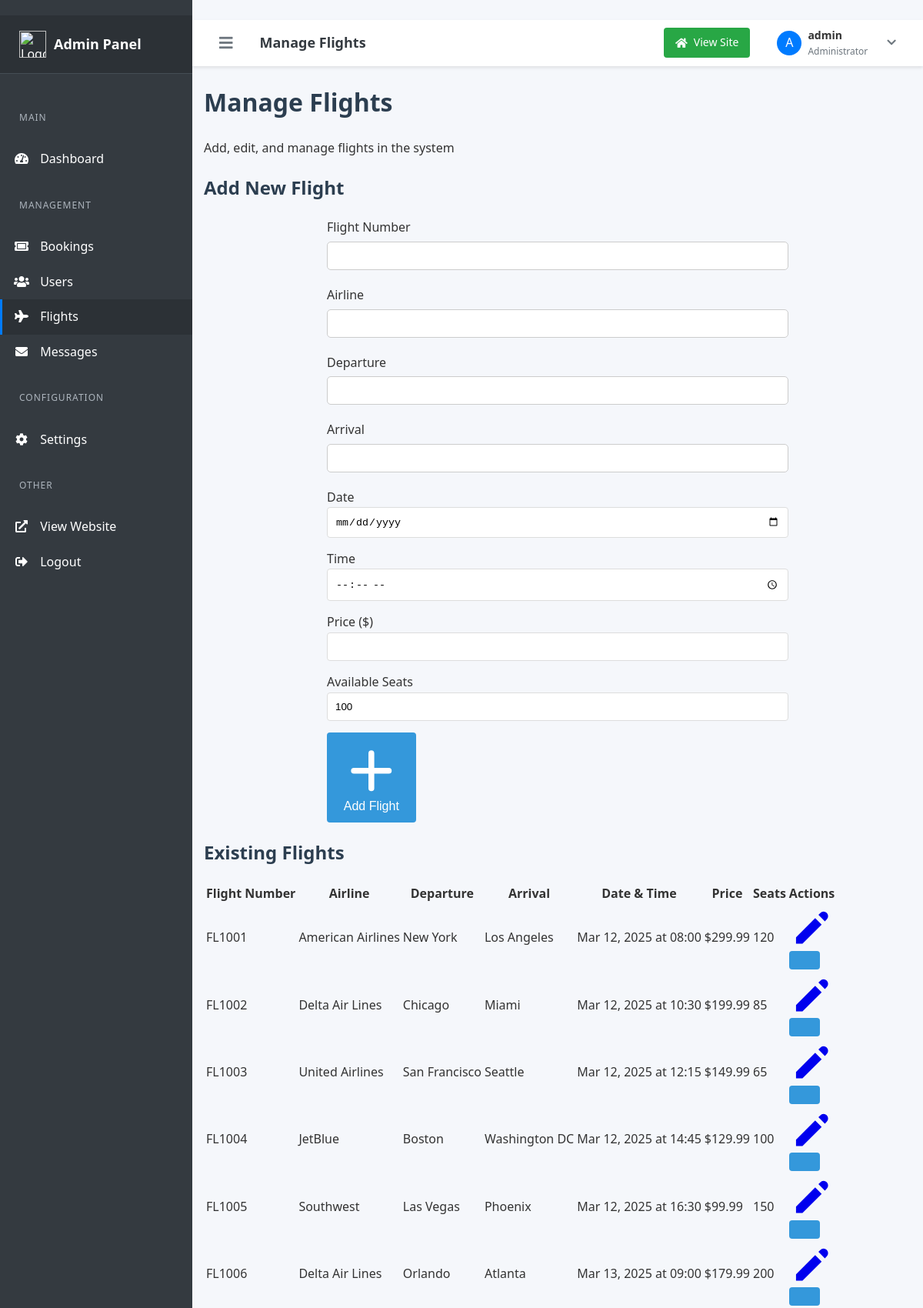
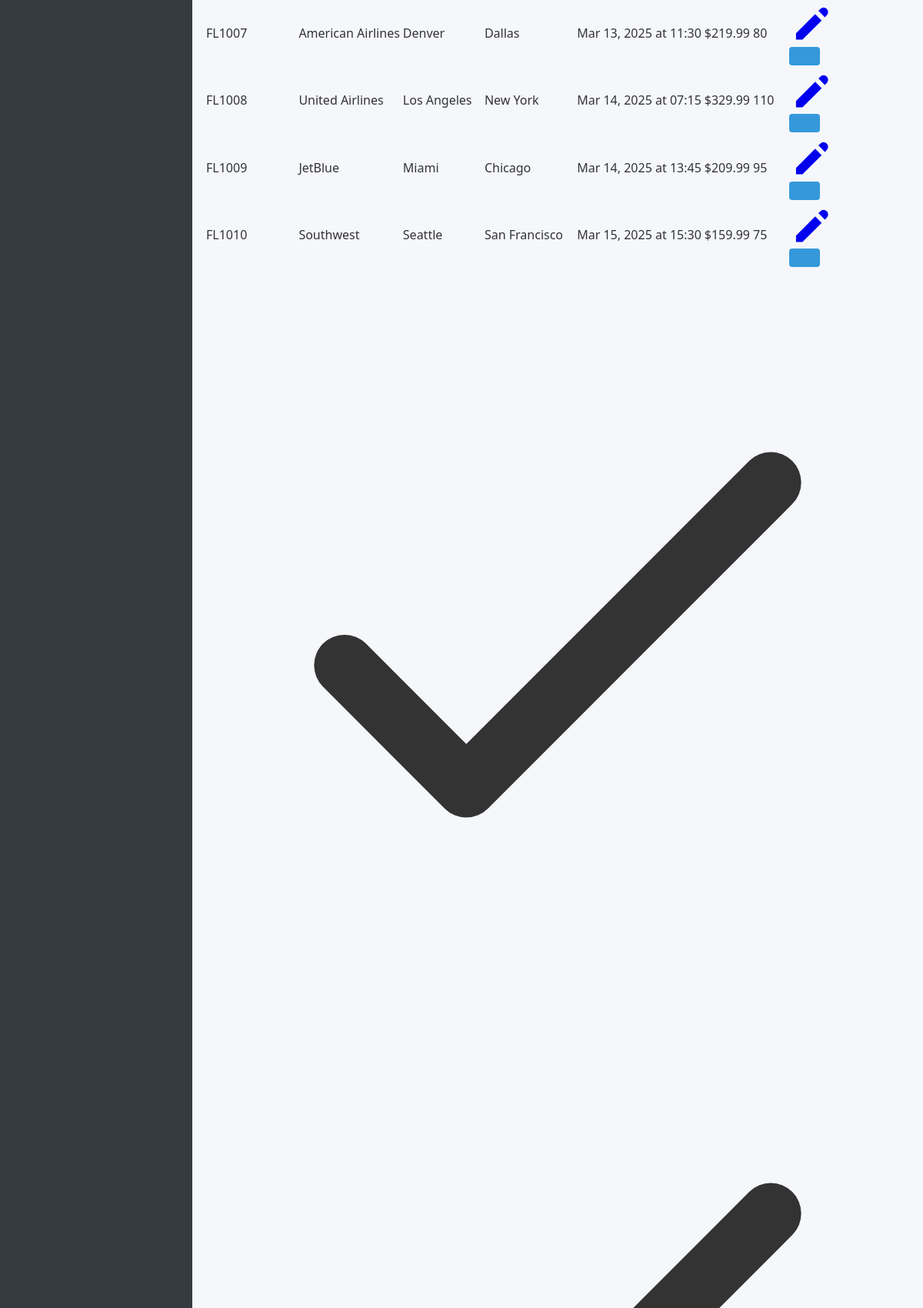
The page /admin/flights.php (signed in, upper part) on the database its author committed (2 pictures, top to bottom).
### tables this page shows
CREATE TABLE flights (
    id INT AUTO_INCREMENT PRIMARY KEY,
    flight_number VARCHAR(20) NOT NULL,
    flight_api VARCHAR(255) NULL COMMENT 'Flight ID from the API provider',
    departure VARCHAR(100) NOT NULL,
    arrival VARCHAR(100) NOT NULL,
    date DATE NOT NULL,
    time TIME NOT NULL,
    duration INT NOT NULL DEFAULT 0 COMMENT 'Duration in minutes',
    price DECIMAL(10, 2) NOT NULL,
    available_seats INT NOT NULL DEFAULT 100,
    airline VARCHAR(100) NULL,
    departure_gate VARCHAR(10) NULL,
    arrival_gate VARCHAR(10) NULL,
    departure_terminal VARCHAR(10) NULL,
    arrival_terminal VARCHAR(10) NULL,
    status VARCHAR(20) DEFAULT 'scheduled',
    created_at TIMESTAMP DEFAULT CURRENT_TIMESTAMP,
    updated_at TIMESTAMP DEFAULT CURRENT_TIMESTAMP ON UPDATE CURRENT_TIMESTAMP,
    UNIQUE KEY (flight_number, date)
);

### inc/functions.php (called while the page is built, shortened)
<?php
function getAllFlights() {
    global $pdo;
    $stmt = $pdo->query("SELECT * FROM flights ORDER BY date, time");
    return $stmt->fetchAll(PDO::FETCH_ASSOC);
}
?>

### admin/flights.php (the view, shortened to what this page needs)
<?php
require_once '../inc/db.php';
require_once '../inc/functions.php';
$flights = getAllFlights();
include 'includes/header.php';
?>
<div class="container mx-auto px-4 py-6">
    <div class="mb-6">
        <h1 class="text-2xl font-bold text-gray-800 mb-2">Manage Flights</h1>
        <p class="text-gray-600">Add, edit, and manage flights in the system</p>
    </div>
    <div class="bg-white rounded-lg shadow-sm border border-gray-200 p-6 mb-8">
        <h2 class="text-lg font-semibold text-gray-800 mb-4 flex items-center">
            Add New Flight
        </h2>
        <form method="POST" action="" class="grid grid-cols-1 md:grid-cols-2 lg:grid-cols-3 gap-4">
            <div class="space-y-2">
                <label for="flight_number" class="block text-sm font-medium text-gray-700">Flight Number</label>
                <input type="text" name="flight_number" id="flight_number" required
                    class="w-full px-3 py-2 border border-gray-300 rounded-md shadow-sm focus:ring-blue-500 focus:border-blue-500">
            </div>
            <div class="space-y-2">
                <label for="airline" class="block text-sm font-medium text-gray-700">Airline</label>
                <input type="text" name="airline" id="airline"
                    class="w-full px-3 py-2 border border-gray-300 rounded-md shadow-sm focus:ring-blue-500 focus:border-blue-500">
            </div>
            <div class="space-y-2">
                <label for="departure" class="block text-sm font-medium text-gray-700">Departure</label>
                <input type="text" name="departure" id="departure" required
                    class="w-full px-3 py-2 border border-gray-300 rounded-md shadow-sm focus:ring-blue-500 focus:border-blue-500">
            </div>
            <div class="space-y-2">
                <label for="arrival" class="block text-sm font-medium text-gray-700">Arrival</label>
                <input type="text" name="arrival" id="arrival" required
                    class="w-full px-3 py-2 border border-gray-300 rounded-md shadow-sm focus:ring-blue-500 focus:border-blue-500">
            </div>
            <div class="space-y-2">
                <label for="date" class="block text-sm font-medium text-gray-700">Date</label>
                <input type="date" name="date" id="date" required
                    class="w-full px-3 py-2 border border-gray-300 rounded-md shadow-sm focus:ring-blue-500 focus:border-blue-500">
            </div>
            <div class="space-y-2">
                <label for="time" class="block text-sm font-medium text-gray-700">Time</label>
                <input type="time" name="time" id="time" required
                    class="w-full px-3 py-2 border border-gray-300 rounded-md shadow-sm focus:ring-blue-500 focus:border-blue-500">
            </div>
            <div class="space-y-2">
                <label for="price" class="block text-sm font-medium text-gray-700">Price ($)</label>
                <input type="number" name="price" id="price" step="0.01" required
                    class="w-full px-3 py-2 border border-gray-300 rounded-md shadow-sm focus:ring-blue-500 focus:border-blue-500">
            </div>
            <div class="space-y-2">
                <label for="available_seats" class="block text-sm font-medium text-gray-700">Available Seats</label>
                <input type="number" name="available_seats" id="available_seats" value="100" min="0"
                    class="w-full px-3 py-2 border border-gray-300 rounded-md shadow-sm focus:ring-blue-500 focus:border-blue-500">
            </div>
            <div class="md:col-span-2 lg:col-span-3 pt-2">
                <button type="submit" name="add_flight"
                    class="px-4 py-2 bg-blue-600 text-white font-medium rounded-md hover:bg-blue-700 focus:outline-none focus:ring-2 focus:ring-blue-500 focus:ring-offset-2 transition-colors">
                    <svg xmlns="http://www.w3.org/2000/svg" class="h-5 w-5 inline-block mr-1 -mt-0.5" viewBox="0 0 20 20" fill="currentColor">
                        <path fill-rule="evenodd" d="M10 3a1 1 0 011 1v5h5a1 1 0 110 2h-5v5a1 1 0 11-2 0v-5H4a1 1 0 110-2h5V4a1 1 0 011-1z" clip-rule="evenodd" />
                    </svg>
                    Add Flight
                </button>
            </div>
        </form>
    </div>
    <div class="bg-white rounded-lg shadow-sm border border-gray-200 overflow-hidden">
        <div class="px-6 py-4 border-b border-gray-200">
            <h2 class="text-lg font-semibold text-gray-800">Existing Flights</h2>
        </div>
        <div class="overflow-x-auto">
            <table class="min-w-full divide-y divide-gray-200">
                <thead class="bg-gray-50">
                    <tr>
                        <th scope="col" class="px-6 py-3 text-left text-xs font-medium text-gray-500 uppercase tracking-wider">Flight Number</th>
                        <th scope="col" class="px-6 py-3 text-left text-xs font-medium text-gray-500 uppercase tracking-wider">Airline</th>
                        <th scope="col" class="px-6 py-3 text-left text-xs font-medium text-gray-500 uppercase tracking-wider">Departure</th>
                        <th scope="col" class="px-6 py-3 text-left text-xs font-medium text-gray-500 uppercase tracking-wider">Arrival</th>
                        <th scope="col" class="px-6 py-3 text-left text-xs font-medium text-gray-500 uppercase tracking-wider">Date & Time</th>
                        <th scope="col" class="px-6 py-3 text-left text-xs font-medium text-gray-500 uppercase tracking-wider">Price</th>
                        <th scope="col" class="px-6 py-3 text-left text-xs font-medium text-gray-500 uppercase tracking-wider">Seats</th>
                        <th scope="col" class="px-6 py-3 text-right text-xs font-medium text-gray-500 uppercase tracking-wider">Actions</th>
                    </tr>
                </thead>
                <tbody class="bg-white divide-y divide-gray-200">
                    <?php if (empty($flights)): ?>
                        <tr>
                            <td colspan="8" class="px-6 py-4 text-center text-sm text-gray-500">No flights found in the database.</td>
                        </tr>
                    <?php else: ?>
                        <?php foreach ($flights as $index => $flight): ?>
                            <tr class="<?php echo $index % 2 === 0 ? 'bg-white' : 'bg-gray-50'; ?>">
                                <td class="px-6 py-4 whitespace-nowrap text-sm font-medium text-gray-900">
                                    <?php echo htmlspecialchars($flight['flight_number']); ?>
                                </td>
                                <td class="px-6 py-4 whitespace-nowrap text-sm text-gray-500">
                                    <?php echo htmlspecialchars($flight['airline'] ?? 'N/A'); ?>
                                </td>
                                <td class="px-6 py-4 whitespace-nowrap text-sm text-gray-500">
                                    <?php echo htmlspecialchars($flight['departure']); ?>
                                </td>
                                <td class="px-6 py-4 whitespace-nowrap text-sm text-gray-500">
                                    <?php echo htmlspecialchars($flight['arrival']); ?>
                                </td>
                                <td class="px-6 py-4 whitespace-nowrap text-sm text-gray-500">
                                    <?php echo date('M j, Y', strtotime($flight['date'])); ?> at
                                    <?php echo date('H:i', strtotime($flight['time'])); ?>
                                </td>
                                <td class="px-6 py-4 whitespace-nowrap text-sm text-gray-500">
                                    $<?php echo number_format($flight['price'], 2); ?>
                                </td>
                                <td class="px-6 py-4 whitespace-nowrap text-sm text-gray-500">
                                    <?php echo htmlspecialchars($flight['available_seats'] ?? 'N/A'); ?>
                                </td>
                                <td class="px-6 py-4 whitespace-nowrap text-right text-sm font-medium">
                                    <div class="flex justify-end space-x-2">
                                        <a href="edit-flight.php?id=<?php echo $flight['id']; ?>" class="text-blue-600 hover:text-blue-900">
                                            <svg xmlns="http://www.w3.org/2000/svg" class="h-5 w-5" viewBox="0 0 20 20" fill="currentColor">
                                                <path d="M13.586 3.586a2 2 0 112.828 2.828l-.793.793-2.828-2.828.793-.793zM11.379 5.793L3 14.172V17h2.828l8.38-8.379-2.83-2.828z" />
                                            </svg>
                                        </a>
                                        <form method="POST" action="" class="inline-block">
                                            <button type="submit" name="delete_flight" onclick="return confirm('Are you sure you want to delete this flight?')" class="text-red-600 hover:text-red-900">
                                            </button>
                                        </form>
                                    </div>
                                </td>
                            </tr>
                        <?php endforeach; ?>
                    <?php endif; ?>
                </tbody>
            </table>
        </div>
    </div>
</div>
<div class="flex-shrink-0 bg-blue-100 rounded-md p-2">
    <svg xmlns="http://www.w3.org/2000/svg" class="h-4 w-4 text-blue-600" fill="none" viewBox="0 0 24 24" stroke="currentColor">
        <path stroke-linecap="round" stroke-linejoin="round" stroke-width="2" d="M5 13l4 4L19 7" />
    </svg>
</div>
<div class="flex-shrink-0 bg-green-100 rounded-md p-2">
    <svg xmlns="http://www.w3.org/2000/svg" class="h-4 w-4 text-green-600" fill="none" viewBox="0 0 24 24" stroke="currentColor">
        <path stroke-linecap="round" stroke-linejoin="round" stroke-width="2" d="M5 13l4 4L19 7" />
    </svg>
</div>
<?php include 'includes/footer.php'; ?>

### rows shown on the page
flights: flight_number "FL1001", airline "American Airlines", departure "New York", arrival "Los Angeles", date "Mar 12, 2025", time "08:00", price "299.99", available_seats "120"
flights: flight_number "FL1002", airline "Delta Air Lines", departure "Chicago", arrival "Miami", date "Mar 12, 2025", time "10:30", price "199.99", available_seats "85"
flights: flight_number "FL1003", airline "United Airlines", departure "San Francisco", arrival "Seattle", date "Mar 12, 2025", time "12:15", price "149.99", available_seats "65"
flights: flight_number "FL1004", airline "JetBlue", departure "Boston", arrival "Washington DC", date "Mar 12, 2025", time "14:45", price "129.99", available_seats "100"
flights: flight_number "FL1005", airline "Southwest", departure "Las Vegas", arrival "Phoenix", date "Mar 12, 2025", time "16:30", price "99.99", available_seats "150"
flights: flight_number "FL1006", airline "Delta Air Lines", departure "Orlando", arrival "Atlanta", date "Mar 13, 2025", time "09:00", price "179.99", available_seats "200"
flights: flight_number "FL1007", airline "American Airlines", departure "Denver", arrival "Dallas", date "Mar 13, 2025", time "11:30", price "219.99", available_seats "80"
flights: flight_number "FL1008", airline "United Airlines", departure "Los Angeles", arrival "New York", date "Mar 14, 2025", time "07:15", price "329.99", available_seats "110"
flights: flight_number "FL1009", airline "JetBlue", departure "Miami", arrival "Chicago", date "Mar 14, 2025", time "13:45", price "209.99", available_seats "95"
flights: flight_number "FL1010", airline "Southwest", departure "Seattle", arrival "San Francisco", date "Mar 15, 2025", time "15:30", price "159.99", available_seats "75"

### other values the page prints
$firstLetter "A"
$_SESSION['username'] "admin"
